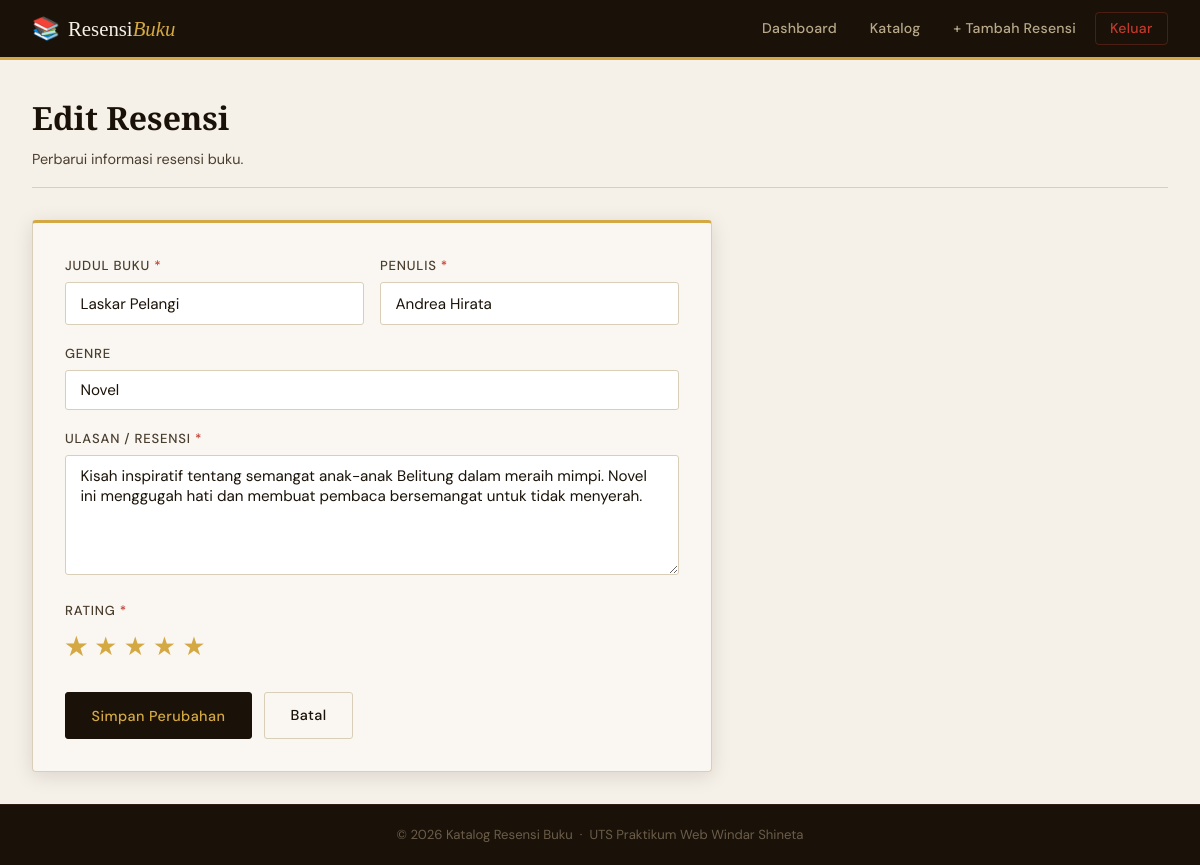
The page /pages/edit.php?id=1 (signed in) on the database its author committed.
### tables this page shows
CREATE TABLE IF NOT EXISTS resensi (
    id INT AUTO_INCREMENT PRIMARY KEY,
    judul_buku VARCHAR(255) NOT NULL,
    penulis VARCHAR(100) NOT NULL,
    genre VARCHAR(50),
    ulasan TEXT NOT NULL,
    rating INT(1) CHECK (rating BETWEEN 1 AND 5),
    tgl_input TIMESTAMP DEFAULT CURRENT_TIMESTAMP,
    user_id INT,
    FOREIGN KEY (user_id) REFERENCES users(id) ON DELETE SET NULL
);

### pages/edit.php (the view, shortened to what this page needs)
<?php
require_once '../config/db.php';
$id = intval($_GET['id'] ?? $_POST['id'] ?? 0);
$stmt = $conn->prepare("SELECT * FROM resensi WHERE id = ?");
$stmt->bind_param("i", $id);
$stmt->execute();
$result = $stmt->get_result();
$buku = $result->fetch_assoc();
$genreOptions = ['Novel', 'Puisi', 'Cerpen', 'Sejarah', 'Romansa', 'Fiksi Ilmiah', 'Horor', 'Biografi', 'Filsafat', 'Lainnya'];
?>
<?php include '../includes/header.php'; ?>
<div class="main-content">
    <div class="page-header">
        <h1>Edit Resensi</h1>
        <p>Perbarui informasi resensi buku.</p>
    </div>
    <div class="form-card">
        <form method="POST" action="">
            <div class="form-row">
                <div class="form-group">
                    <label for="judul_buku">Judul Buku <span style="color:#c0392b">*</span></label>
                    <input type="text" id="judul_buku" name="judul_buku"
                           value="<?= htmlspecialchars($buku['judul_buku']) ?>"
                           required maxlength="255">
                </div>
                <div class="form-group">
                    <label for="penulis">Penulis <span style="color:#c0392b">*</span></label>
                    <input type="text" id="penulis" name="penulis"
                           value="<?= htmlspecialchars($buku['penulis']) ?>"
                           required maxlength="100">
                </div>
            </div>
            <div class="form-group">
                <label for="genre">Genre</label>
                <select id="genre" name="genre">
                    <?php foreach ($genreOptions as $g): ?>
                        <option value="<?= $g ?>" <?= $buku['genre'] === $g ? 'selected' : '' ?>>
                            <?= $g ?>
                        </option>
                    <?php endforeach; ?>
                </select>
            </div>
            <div class="form-group">
                <label for="ulasan">Ulasan / Resensi <span style="color:#c0392b">*</span></label>
                <textarea id="ulasan" name="ulasan" required><?= htmlspecialchars($buku['ulasan']) ?></textarea>
            </div>
            <div class="form-group">
                <label>Rating <span style="color:#c0392b">*</span></label>
                <div class="star-select">
                    <?php for ($i = 5; $i >= 1; $i--): ?>
                        <label for="rating<?= $i ?>">★</label>
                    <?php endfor; ?>
                </div>
            </div>
            <div style="display:flex;gap:0.75rem;margin-top:0.5rem">
                <button type="submit" class="btn btn-primary">Simpan Perubahan</button>
                <a href="detail.php?id=<?= $id ?>" class="btn btn-outline">Batal</a>
            </div>
        </form>
    </div>
</div>
<?php include '../includes/footer.php'; ?>

### assets/style.css (style rules this page uses)
:root { --cream: #f5f0e8; --paper: #faf7f2; --ink: #1a1208; --ink-light: #4a3f2f; --brown: #8b6914; --brown-light: #c9a84c; --gold: #d4a843; --rust: #c0392b; --border: #d9cfb8; --shadow: rgba(26, 18, 8, 0.12); --font-display: 'Playfair Display', Georgia, serif; --font-body: 'DM Sans', sans-serif; }
*, *::before, *::after { box-sizing: border-box; margin: 0; padding: 0; }
body { font-family: var(--font-body); background: var(--cream); color: var(--ink); min-height: 100vh; display: flex; flex-direction: column; font-size: 15px; line-height: 1.6; }
.form-group { margin-bottom: 1.1rem; }
.form-group label { display: block; font-size: 0.82rem; font-weight: 500; color: var(--ink-light); margin-bottom: 0.4rem; text-transform: uppercase; letter-spacing: 0.06em; }
.form-group input, .form-group textarea, .form-group select { width: 100%; padding: 0.65rem 0.9rem; border: 1px solid var(--border); border-radius: 3px; background: #fff; font-family: var(--font-body); font-size: 0.95rem; color: var(--ink); transition: border-color 0.2s, box-shadow 0.2s; appearance: none; }
.form-group textarea { resize: vertical; min-height: 120px; }
.star-select { display: flex; gap: 0.4rem; margin-top: 0.25rem; }
.star-select label { font-size: 1.6rem; cursor: pointer; opacity: 0.35; transition: opacity 0.15s, transform 0.15s; text-transform: none; letter-spacing: 0; color: var(--gold); }
.star-select label:hover, .star-select input[type="radio"]:checked ~ label, .star-select label:hover ~ label { opacity: 1; }
.star-select input[type="radio"]:checked + label { transform: scale(1.1); }
.btn { display: inline-block; padding: 0.7rem 1.6rem; border: none; border-radius: 3px; font-family: var(--font-body); font-size: 0.9rem; font-weight: 500; cursor: pointer; text-decoration: none; transition: all 0.2s; letter-spacing: 0.03em; }
.btn-primary { background: var(--ink); color: var(--gold); border: 1px solid var(--ink); }
.btn-outline { background: transparent; color: var(--ink); border: 1px solid var(--border); }
.main-content { flex: 1; padding: 2rem; max-width: 1200px; width: 100%; margin: 0 auto; }
.page-header { margin-bottom: 2rem; padding-bottom: 1rem; border-bottom: 1px solid var(--border); }
.page-header h1 { font-family: var(--font-display); font-size: 2rem; color: var(--ink); font-weight: 700; }
.page-header p { color: var(--ink-light); margin-top: 0.3rem; font-size: 0.9rem; }
.form-card { background: var(--paper); border: 1px solid var(--border); border-top: 3px solid var(--gold); border-radius: 4px; padding: 2rem; max-width: 680px; box-shadow: 0 4px 20px var(--shadow); }
.form-row { display: grid; grid-template-columns: 1fr 1fr; gap: 1rem; }

### rows shown on the page
resensi: judul_buku "Laskar Pelangi", penulis "Andrea Hirata", genre "Novel", ulasan "Kisah inspiratif tentang semangat anak-anak Belitung dalam meraih mimpi. Novel ini menggugah hati dan membuat pembaca bersemangat untuk tidak menyerah."
